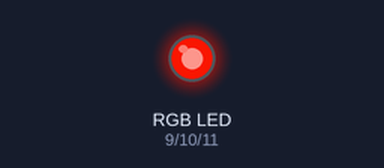
Simulated run of this sketch. Board: Arduino Uno, built with avr-gcc and run on an emulated ATmega328P. On the bench: an RGB LED mixed from three pins (HIGH = lit). Dim RGB values are drawn brighter than linear.

Above: at 0.15 s.
At 4.35 s:
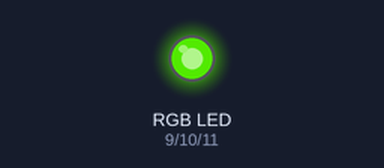
At 8.86 s:
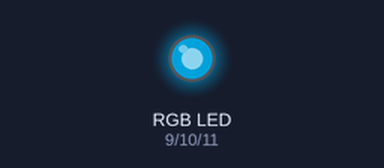
At 17.57 s:
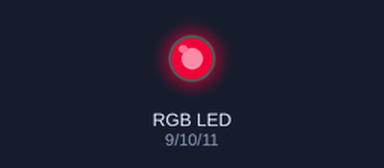
At 27.67 s:
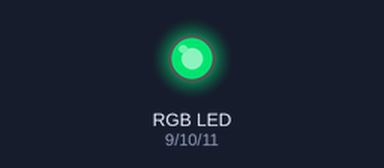
At 39.38 s:
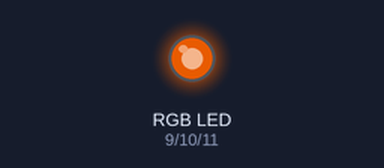
Timing chart, 0 to 40.0 s (numbered marks = the images above):
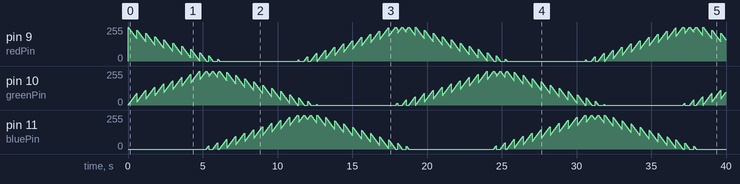

The sketch:

stunning_densor1.ino
```cpp
// Define the pins for the RGB LED
const int redPin = 9;
const int greenPin = 10;
const int bluePin = 11;

void setup() {
  // Set the LED pins as OUTPUT
  pinMode(redPin, OUTPUT);
  pinMode(greenPin, OUTPUT);
  pinMode(bluePin, OUTPUT);
}

void loop() {
  rainbowCycle(20); // Change the delay time to adjust the speed of the rainbow effect
}

void rainbowCycle(int speed) {
  int totalColors = 256; // Total number of colors in the rainbow
  int deltaHue = totalColors / 30; // Change this value to adjust the color spread

  for (int j = 0; j < totalColors; j += deltaHue) {
    for (int i = 0; i < 30; i++) {
      setRGBWheel((i + j) % totalColors);
      delay(speed);
    }
  }
}

void setRGBWheel(int wheelPos) {
  wheelPos = 255 - wheelPos; // Reverse the order for a more intuitive rainbow

  if (wheelPos < 85) {
    analogWrite(redPin, 255 - wheelPos * 3);
    analogWrite(greenPin, 0);
    analogWrite(bluePin, wheelPos * 3);
  } else if (wheelPos < 170) {
    wheelPos -= 85;
    analogWrite(redPin, 0);
    analogWrite(greenPin, wheelPos * 3);
    analogWrite(bluePin, 255 - wheelPos * 3);
  } else {
    wheelPos -= 170;
    analogWrite(redPin, wheelPos * 3);
    analogWrite(greenPin, 255 - wheelPos * 3);
    analogWrite(bluePin, 0);
  }
}
```
